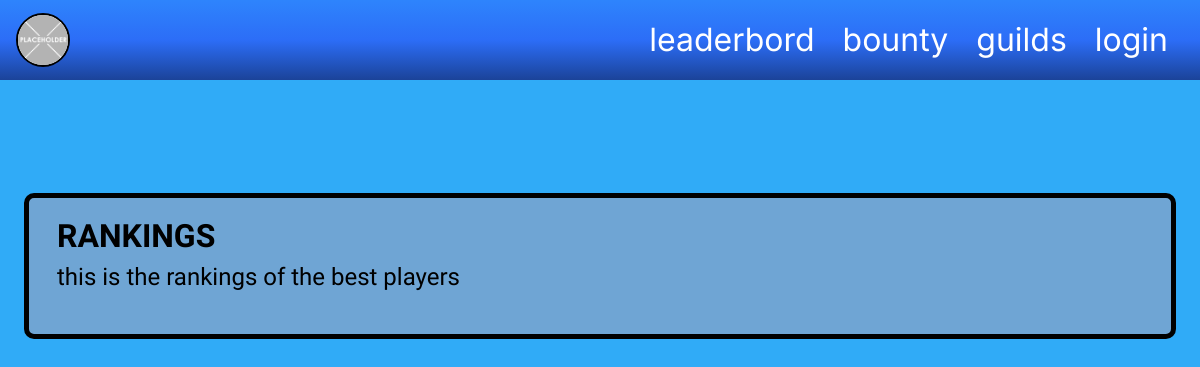
The page /leaderboard.php on the database as committed earlier.
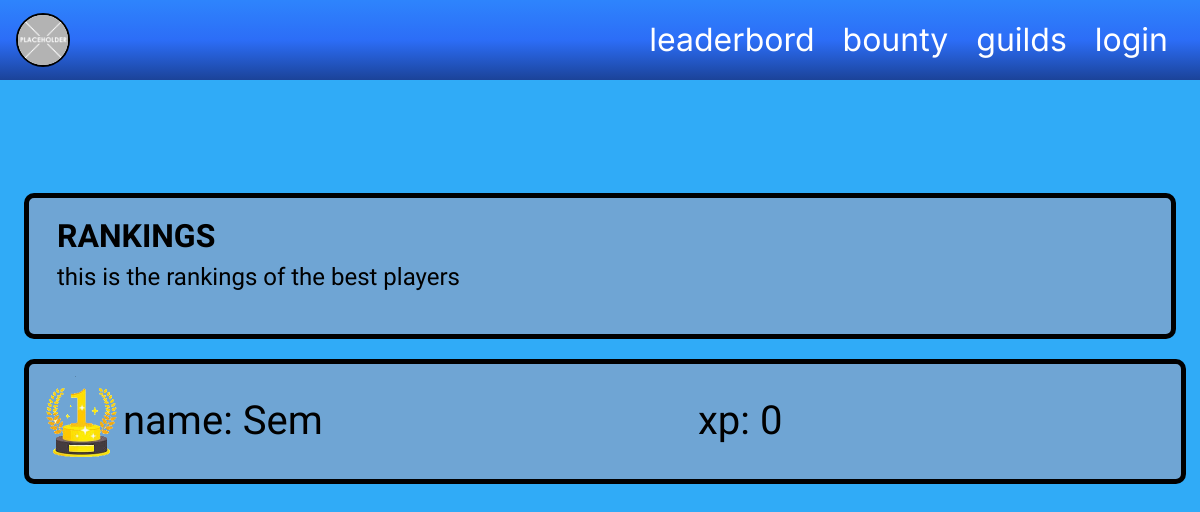
The same page on the database as committed later.
### tables this page shows
CREATE TABLE IF NOT EXISTS `gdbb_users` (
  `id` int UNSIGNED NOT NULL AUTO_INCREMENT,
  `username` varchar(50) NOT NULL,
  `password_hash` varchar(255) NOT NULL,
  `role` enum('player','gm','admin') NOT NULL DEFAULT 'player',
  `is_admin` tinyint(1) NOT NULL DEFAULT '0',
  `xp` int UNSIGNED NOT NULL DEFAULT '0',
  `level` int UNSIGNED NOT NULL DEFAULT '1',
  `is_blocked` tinyint(1) NOT NULL DEFAULT '0',
  `created_at` timestamp NULL DEFAULT CURRENT_TIMESTAMP,
  `profile_picture` varchar(255) DEFAULT NULL,
  `profile_outline_color` varchar(20) NOT NULL DEFAULT '#000000',
  PRIMARY KEY (`id`),
  UNIQUE KEY `username` (`username`),
  KEY `gdbb_idx_users_role` (`role`)
);

### src/bootstrap.php (called while the page is built, shortened)
<?php
function getUserAvatarUrl(PDO $pdo, ?int $userId = null): string {
    $defaultAvatar = 'images/placeholder.png';
    $userId = (int)($userId ?? ($_SESSION['user_id'] ?? 0));
    if ($userId <= 0) {
        return $defaultAvatar;
    }
}
function getUserOutlineColor(PDO $pdo, ?int $userId = null): string {
    $defaultColor = '#000000';
    $userId = (int)($userId ?? ($_SESSION['user_id'] ?? 0));
    if ($userId <= 0) {
        return $defaultColor;
    }
}

### public/leaderboard.php (the view, shortened to what this page needs)
<?php
require_once dirname(__DIR__) . '/src/bootstrap.php';
$avatarUrl = getUserAvatarUrl($pdo, $_SESSION['user_id'] ?? null);
$stmt = $pdo->query('SELECT id, username, xp, level FROM gdbb_users ORDER BY xp DESC, level DESC, id ASC');
$users = $stmt->fetchAll();
$rankedUsers = [];
$rank = 1;
foreach ($users as $user) {
    $rankedUsers[] = [
        'rank' => $rank++,
        'username' => $user['username'],
        'xp' => (int)($user['xp'] ?? 0),
        'level' => (int)($user['level'] ?? 1),
    ];
}
$medalImages = [
    1 => 'images/gold_tropy.png',
    2 => 'images/silver_medal.png',
    3 => 'images/bronze_medal.png',
];
?>
<!DOCTYPE html>
<html lang="en">
<head>
    <link rel="stylesheet" href="../style.css">
</head>
<body class="leaderboard-page" style="--app-outline-color: <?= htmlspecialchars(getUserOutlineColor($pdo, $_SESSION['user_id'] ?? null), ENT_QUOTES, 'UTF-8') ?>;">
    <header class="topbar">
        <a href="<?= !empty($_SESSION['user_id']) ? 'profile.php' : 'register.php' ?>" class="brand-mark" aria-label="Go to profile">
            <img src="<?= htmlspecialchars($avatarUrl, ENT_QUOTES, 'UTF-8') ?>" alt="Profile picture">
        </a>
        <nav class="topnav">
            <a href="leaderboard.php">leaderbord</a>
            <a href="bounty.php">bounty</a>
            <a href="guilds.php">guilds</a>
            <a href="<?= !empty($_SESSION['user_id']) ? 'logout.php' : 'login.php' ?>"><?= !empty($_SESSION['user_id']) ? 'logout' : 'login' ?></a>
        </nav>
    </header>
    <main class="leaderboard-main">
        <section class="leaderboard-banner" aria-label="Rankings banner">
            <h1>RANKINGS</h1>
            <p>this is the rankings of the best players</p>
        </section>
        <section class="leaderboard" aria-label="Leaderboard list">
            <?php foreach ($rankedUsers as $entry): ?>
                <article class="leaderboard-card rank-<?= min($entry['rank'], 5) ?>">
                    <?php if (!empty($medalImages[$entry['rank']])): ?>
                        <img class="leaderboard-medal" src="<?= htmlspecialchars($medalImages[$entry['rank']], ENT_QUOTES, 'UTF-8') ?>" alt="rank <?= $entry['rank'] ?> medal">
                    <?php endif; ?>
                    <span class="leaderboard-name">
                        <?= $entry['rank'] <= 3 ? '' : $entry['rank'] . ': ' ?>name: <?= htmlspecialchars($entry['username'] ?? 'Unknown', ENT_QUOTES, 'UTF-8') ?>
                    </span>
                    <span class="leaderboard-xp">xp: <?= (int)$entry['xp'] ?></span>
                </article>
            <?php endforeach; ?>
        </section>
    </main>
</body>
</html>

Rows that differ between the two databases and show on the page:
added gdbb_users: username "Sem", xp "0"
